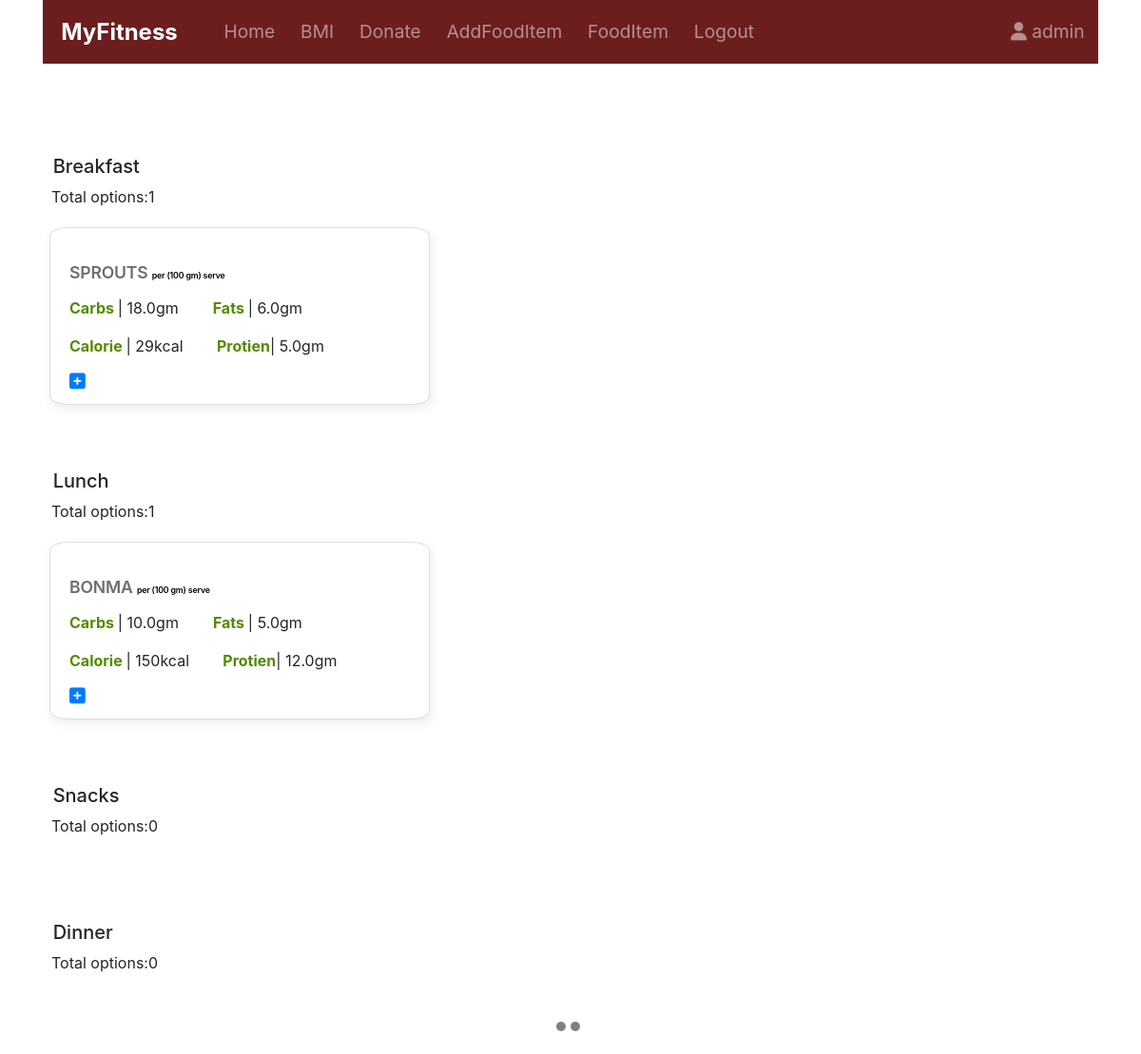
/product/ (signed in), run on the app's committed database.
### Calorie/models.py (models this page shows, shortened)
class Food(models.Model):
    name = models.CharField(max_length=100)
    category = models.ManyToManyField(Category)
    carbs = models.FloatField()
    protein = models.FloatField()
    fats = models.FloatField()
    calories = models.IntegerField()

### Calorie/views.py (the view)
# urls.py: path('product/',views.fooditem,name='fooditem'),
@login_required(login_url='login')
def fooditem(request):
    breakfast=Category.objects.filter(name='breakfast')[0].food_set.all()
    bcnt=breakfast.count()
    lunch=Category.objects.filter(name='lunch')[0].food_set.all()
    lcnt=lunch.count()
    dinner=Category.objects.filter(name='dinner')[0].food_set.all()
    dcnt=dinner.count()
    snacks=Category.objects.filter(name='snacks')[0].food_set.all()
    scnt=snacks.count()
    context={'breakfast':breakfast,
              'bcnt':bcnt,
              'lcnt':lcnt,
              'scnt':scnt,
              'dcnt':dcnt,
              'lunch':lunch,
              'dinner':dinner,
              'snacks':snacks,
            }
    return render(request,'fooditem.html',context)

### templates/fooditem.html (shortened to what this page needs)
{% extends 'base.html' %}
{% load static%}
{% block content %}
    <div class="flex-box-row">
        <br>
        <br>
        <h5 id="heading">&nbsp; Breakfast</h5>
        <h7>&nbsp;&nbsp;Total options:{{bcnt}}</h7>
        </div>
<div class="carousel">
               {% for food in breakfast %}
               <div class="card">
                <div class="content">
                  <h2 style="font-size:110%">{{food.name}} <span style =" color:black; text-transform:lowercase;font-size:50% ">  per (100 gm) serve </span></h2>
                  <p> <span style =" color:#538b01; font-weight:bold;text-transform:capitalize; "> Carbs </span> | {{food.carbs}}gm&nbsp;&nbsp;&nbsp;&nbsp;&nbsp;&nbsp;&nbsp; <span style =" color:#538b01; font-weight:bold; text-transform:capitalize; "> Fats </span>| {{food.fats}}gm</p>
                  <p><span style =" color:#538b01; font-weight:bold; text-transform:capitalize;"> Calorie </span>| {{food.calories}}kcal &nbsp;&nbsp;&nbsp;&nbsp;&nbsp;&nbsp;<span style =" color:#538b01; font-weight:bold;text-transform:capitalize; ">  Protien</span>| {{food.protein}}gm</p>
                  <a class="link" href="{% url "additem" id=food.id%}">
                      <i class="fa fa-plus-square" aria-hidden="true"style ="font-size:120%"></i>
                    </a>
                </div>
              </div>
                {% endfor %}
                </div>
<div class="flex-box-row">
    <br>
    <br>
    <h5 id="heading">&nbsp;&nbsp;Lunch</h5>
    <h7>&nbsp;&nbsp;Total options:{{lcnt}}</h7>
    </div>
<div class="carousel">
           {% for food in lunch %}
           <div class="card">
            <div class="content">
              <h2 style="font-size:110%">{{food.name}} <span style =" color:black; text-transform:lowercase;font-size:50% ">  per (100 gm) serve </span></h2>
              <p> <span style =" color:#538b01; font-weight:bold;text-transform:capitalize; "> Carbs </span> | {{food.carbs}}gm&nbsp;&nbsp;&nbsp;&nbsp;&nbsp;&nbsp;&nbsp; <span style =" color:#538b01; font-weight:bold; text-transform:capitalize; "> Fats </span>| {{food.fats}}gm</p>
              <p><span style =" color:#538b01; font-weight:bold; text-transform:capitalize;"> Calorie </span>| {{food.calories}}kcal &nbsp;&nbsp;&nbsp;&nbsp;&nbsp;&nbsp;<span style =" color:#538b01; font-weight:bold;text-transform:capitalize; ">  Protien</span>| {{food.protein}}gm</p>
              <a class="link" href="{% url "additem" id=food.id%}">
                  <i class="fa fa-plus-square" aria-hidden="true"style ="font-size:120%"></i>
                </a>
            </div>
          </div>
            {% endfor %}
            </div>
   <div class="flex-box-row">
        <br>
        <br>
        <h5 id="heading">&nbsp;&nbsp;Snacks</h5>
        <h7>&nbsp;&nbsp;Total options:{{scnt}}</h7>
        </div>
<div class="carousel">
                </div>
<div class="flex-box-row">
    <br>
    <br>
    <h5 id="heading">&nbsp;&nbsp;Dinner</h5>
    <h7>&nbsp;&nbsp;Total options:{{dcnt}}</h7>
    </div>
<div class="carousel">
            </div>
            <div class="dots">
            </div>
<br>
{% endblock %}

### templates/base.html (shortened to what this page needs)
<html>
<head>
    <link rel="stylesheet" href="https://maxcdn.bootstrapcdn.com/bootstrap/4.0.0/css/bootstrap.min.css"
>
        <link rel="stylesheet" href="https://cdnjs.cloudflare.com/ajax/libs/font-awesome/4.7.0/css/font-awesome.min.css">
</head>
<body>
     <div class="container">
        <nav class="navbar navbar-expand-lg navbar-dark" style="background-color: rgb(108, 30, 30);">
            <a class="navbar-brand" href="#">MyFitness</a>
            <div class="collapse navbar-collapse" id="navbarToggler8">
                <ul class="navbar-nav">
                    <li class="nav-item">
                        <a class="nav-link" href="{% url 'index' %}">Home</a>
                    </li>
                    <li class="nav-item">
                        <a class="nav-link" href="{% url 'bmi' %}">BMI</a>
                    </li>
                    <li class="nav-item">
                        <a class="nav-link" href="{% url 'pay' %}">Donate</a>
                    </li>
                    <li class="nav-item">
                        <a class="nav-link" href="{% url 'createfooditem' %}"> AddFoodItem </a>
                    </li>
                    <li class="nav-item">
                        <a class="nav-link" href="{% url 'fooditem' %}"> FoodItem </a>
                    </li>
                    {% if request.user.is_authenticated%}
                    <li class="nav-item" >
                        <a class="nav-link" href="{% url 'logout'%}">Logout</a>
                    </li>
                    {% endif%}
                    <span>&nbsp;&nbsp;&nbsp;&nbsp; &nbsp;&nbsp;&nbsp;&nbsp;</span>
                    <span>&nbsp;&nbsp;&nbsp;&nbsp; &nbsp;&nbsp;&nbsp;&nbsp;</span>
                    <span>&nbsp;&nbsp;&nbsp;&nbsp; &nbsp;&nbsp;&nbsp;&nbsp;</span>
                    <span>&nbsp;&nbsp;&nbsp;&nbsp; &nbsp;&nbsp;&nbsp;&nbsp;</span>
                    <span>&nbsp;&nbsp;&nbsp;&nbsp; &nbsp;&nbsp;&nbsp;&nbsp;</span>
                    <span>&nbsp;&nbsp;&nbsp;&nbsp; &nbsp;&nbsp;&nbsp;&nbsp;</span>
                    {% if request.user.is_authenticated%}
                    <li class="nav-item " style ="text-align:left" >
                      <a class="nav-link " href="{% url 'edit-profile' id=request.user.id %}">
                        <i class="fa fa-user">
                        </i>
                            {{ request.user.username }}
                      </a>
                    </li>
                    {% endif%}
                </ul>
            </div>
        </nav>
        <br><br>
        {% block content %}
        {% endblock  %}
</body>

### data on the page
Food: name "SPROUTS", carbs "18.0", fats "6.0", calories "29", protein "5.0"
Food: name "BONMA", carbs "10.0", fats "5.0", calories "150", protein "12.0"

### other printed values
{{ request.user.username }} "admin"
{{ bcnt }} "1"
{{ lcnt }} "1"
{{ scnt }} "0"
{{ dcnt }} "0"
